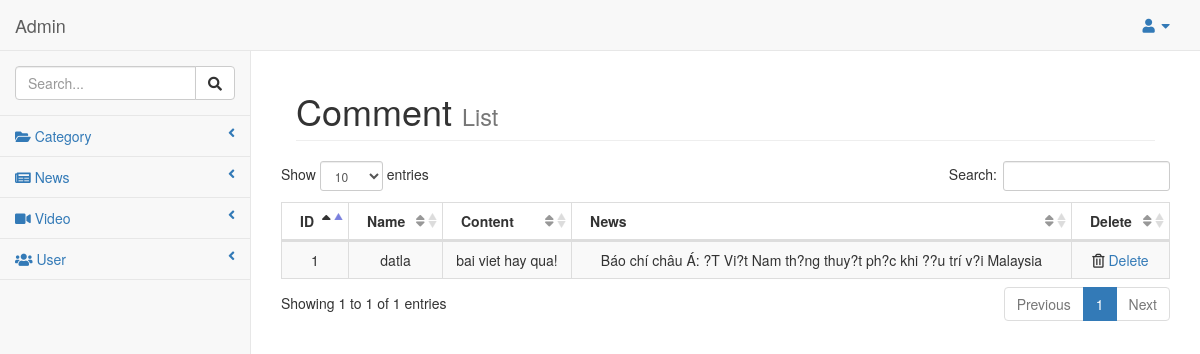
/admin/index.php?action=commentList (signed in), run on the app's committed database.
### tables this page shows
CREATE TABLE `comment` (
  `id` int(10) UNSIGNED NOT NULL,
  `idNew` int(10) UNSIGNED NOT NULL,
  `name_comment` varchar(255) NOT NULL,
  `Content` varchar(255) NOT NULL,
  `created_at` timestamp NOT NULL DEFAULT CURRENT_TIMESTAMP,
  `modified_on` timestamp NULL DEFAULT NULL ON UPDATE CURRENT_TIMESTAMP
);

CREATE TABLE `news` (
  `news_id` int(10) UNSIGNED NOT NULL,
  `title` varchar(255) NOT NULL,
  `description` varchar(300) NOT NULL,
  `content` text NOT NULL,
  `img` varchar(255) NOT NULL,
  `feature` int(10) UNSIGNED DEFAULT '0',
  `cat_id` int(10) UNSIGNED DEFAULT NULL,
  `user_id` int(10) UNSIGNED DEFAULT NULL,
  `created_on` timestamp NOT NULL DEFAULT CURRENT_TIMESTAMP,
  `modified_on` timestamp NULL DEFAULT NULL ON UPDATE CURRENT_TIMESTAMP
);

### admin/views/CommentView.php (called while the page is built, shortened)
<?php
class CommentView{
	public function showCom($coModel)
	{
		require_once('templates/admin/comment_list.php');
	}
}
 ?>

### admin/controllers/CommentController.php (called while the page is built, shortened)
<?php
class CommentController
{
	public function getCommentList()
	{
		require_once('models/CommentModel.php');
		$ComModel = new CommentModel();
		$coModel = $ComModel->getComment();
		require_once('views/CommentView.php');
		$ComView = new CommentView();
		$ComView->showCom($coModel);
	}
}
 ?>

### admin/models/CommentModel.php (called while the page is built, shortened)
<?php
class CommentModel extends DbModel
{
	public function getComment()
	{
		$conn = $this->connect();
		mysqli_set_charset($conn, 'UTF8');
		$sql = "SELECT comment.id, comment.name_comment, comment.Content, news.title  FROM comment INNER JOIN news ON comment.idNew = news.news_id ";
		$result = mysqli_query($conn, $sql);
		$comments = array();
		if (mysqli_num_rows($result) > 0) {
		    while($row= mysqli_fetch_assoc($result)) {
		        $comments[]=$row;
		    }
		}
		return $comments;
	}
}
?>

### admin/templates/admin/comment_list.php (the view)
<?php
include_once('header.php');
 ?>
        <div id="page-wrapper">
            <div class="container-fluid">
                <div class="row">
                    <div class="col-lg-12">
                        <h1 class="page-header">Comment
                            <small>List</small>
                        </h1>
                    </div>
                    <table class="table table-striped table-bordered table-hover" id="dataTables-example">
                        <thead>
                            <tr align="center">
                                <th>ID</th>
                                <th>Name</th>
                                <th>Content</th>
                                <th>News</th>
                                <th>Delete</th>
                            </tr>
                        </thead>
                        <tbody>
                             <?php
                                foreach ($coModel as $key) :
                                ?>
                            <tr class="even gradeC" align="center">
                                <td><?php echo $key["id"]; ?></td>
                                <td><?php echo $key["name_comment"]; ?></td>
                                <td><?php echo $key["Content"]; ?></td>
                                <td><?php echo $key["title"]; ?></td>
                                <td class="center"><i class="far fa-trash-alt"></i><a href="?action=commentDelete&id=<?php echo $key["id"]; ?>"> Delete</a></td>
                            </tr>
                            <?php endforeach; ?>
                        </tbody>
                    </table>
                </div>
            </div>
        </div>
<?php include_once('footer.php')  ?>

### data on the page
comment: id "1", name_comment "datla", Content "bai viet hay qua!", idNew.title "Báo chí châu Á: ?T Vi?t Nam th?ng thuy?t ph?c khi ??u trí v?i Malaysia"
